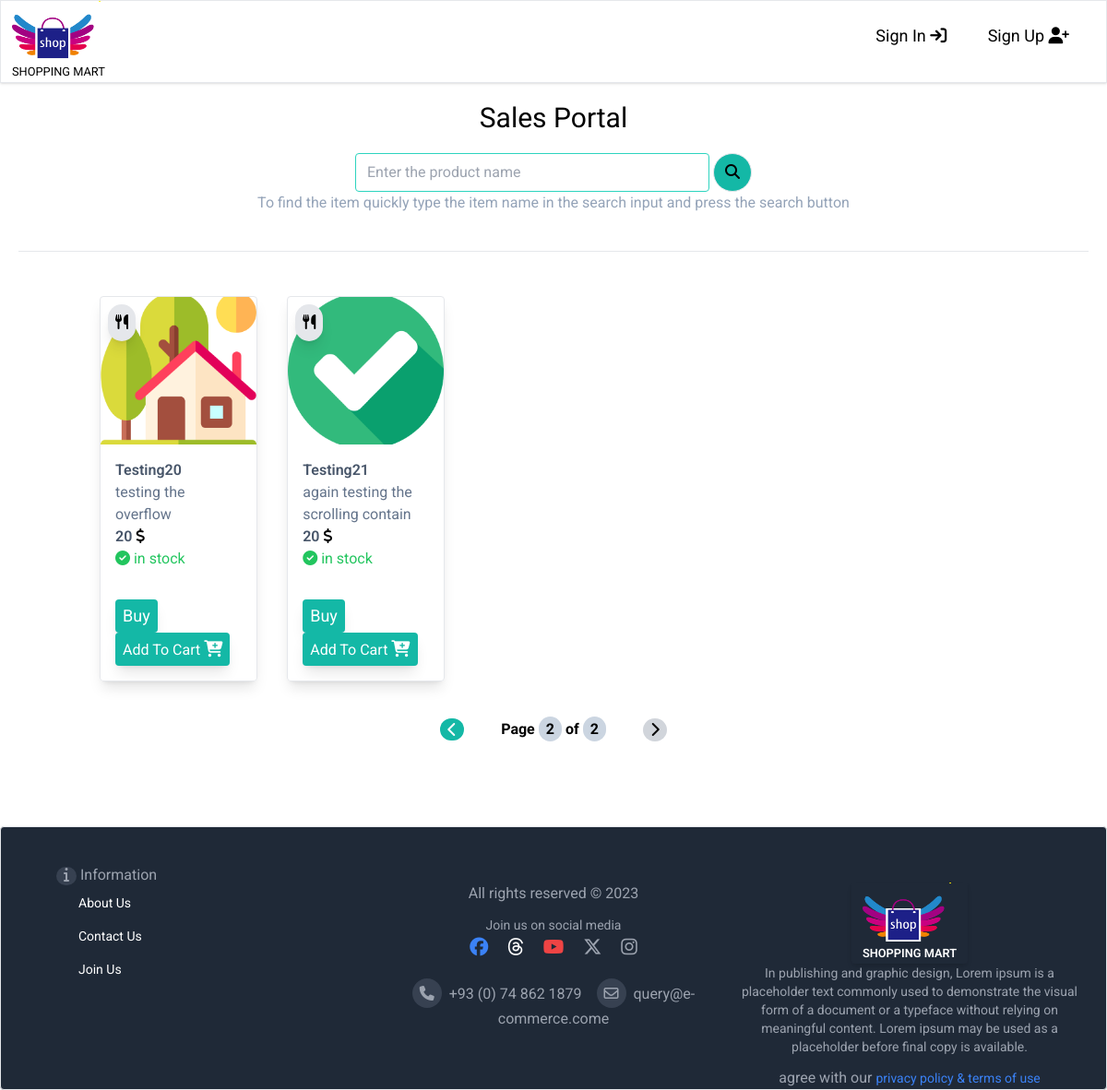
The app's page /store/sales/?page=2, older data.
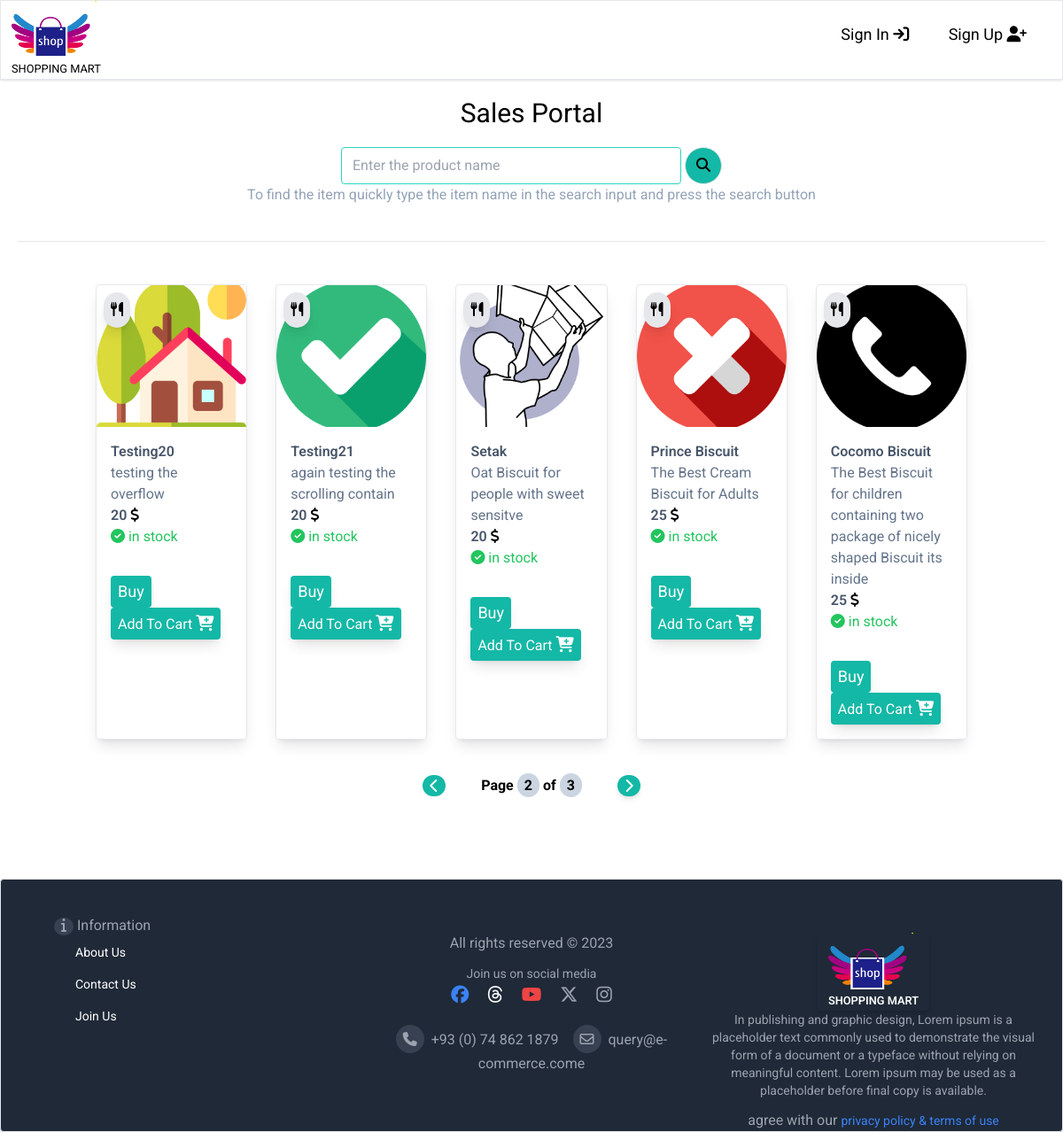
The same page, newer data.
### store/models.py (models this page shows, shortened)
class Product(models.Model):
    category = models.ForeignKey(Category, on_delete=models.CASCADE)
    name = models.CharField(max_length=100)
    description = models.CharField(max_length=200)
    price = models.IntegerField(default=0)
    bulk_price = models.IntegerField(default=0)
    quantity = models.IntegerField(default=0)
    rate = models.FloatField(default=0)
    mfd = models.DateField(null=True, blank=True)
    expd = models.DateField(null=True, blank=True)
    profit = models.IntegerField(default=0)
    stock = models.IntegerField(default=0)
    packet = models.IntegerField(default=0)
    image = models.ImageField(default='default.jpg', upload_to='item_images')

### store/views.py (the view)
# urls.py: path('sales/', views.sales, name='sales'),
def sales(request):
    product = Product.objects.select_related('category')
    p = Paginator(product, 5)
    page_number = request.GET.get('page')
    try:
        page_obj = p.get_page(page_number)
    except PageNotAnInteger:
        page_obj = p.page(1)
    except EmptyPage:
        page_obj = p.page(p.num_pages)
    context = {'page_obj':page_obj}
    return render(request, 'sales.html',context)

### store/templates/sales.html (shortened to what this page needs)
{% extends 'main/base.html' %}
{% load static %}
{% block content %}
<div class="sales">
    <div class="grid lg:grid-row-2 m-5">
        <div class="">
        <h1 class="text-3xl text-center">Sales Portal</h1>
        <div class="flex justify-center">
        <form action="{% url 'store:sale_search' %}" method="POST" class="mt-5">
            <input type="text" name="search" id="search" class="py-2 rounded border border-teal-400 w-96 focus:outline-none focus:border-cyan-500 px-3" placeholder="Enter the product name">
            <button type="submit" class="rounded-full border bg-teal-500 hover:bg-teal-700 hover:text-white px-3 py-2"><i class="fa-solid fa-magnifying-glass"></i></button>
        </form>
        </div>
        <p class="text-center text-slate-400 mb-10">To find the item quickly type the item name in the search input and press the search button</p>
    </div>
        <hr>
    <div class="px-20 py-10">
            <div class="grid lg:grid-cols-5 gap-4 sm:grid-cols-1 card_container" id="dataForm">
                {% for item in page_obj.object_list %}
                    <div class="rounded overflow-hidden shadow-lg border relative m-2 ">
                            <img src="{{item.image.url}}" class="h-40 w-full object-cover" alt="image">
                        <div class="card-body p-4">
                            <span class="font-semibold block text-slate-600 capitalize">{{item.name}}</span>
                            <span class="block text-slate-500">{{item.description}}</span>
                            <span class="font-semibold text-slate-600">{{item.price}}</span>&nbsp;<span><i class="fa-solid fa-dollar-sign"></i></span>
                            {% if item.stock > 0 %}
                                <span class="text-green-500 block"><i class="fa-solid fa-circle-check"></i>&nbsp;in stock</span>
                            {% else %}
                                <span class="text-red-500 block"><i class="fa-solid fa-triangle-exclamation"></i>&nbsp;currently out of stock</span>
                            {% endif %}
                        </div>
                        <div class="bg-gray-200 p-2 rounded-full absolute top-0 shadow-lg z-20 m-2">
                            {% if item.category.name == "clothing" %}
                            <i class="fa-solid fa-shirt"></i>
                            {% elif item.category.name == "footwear" %}
                            <i class="fa-solid fa-shoe-prints"></i>
                            {% elif item.category.name == "food materials" %}
                            <i class="fa-solid fa-utensils"></i>
                            {% endif %}
                        </div>
                        <div class="p-4" >
                            {% if item.stock < 0 %}
                                <button type="button" disabled class="rounded shadow-lg bg-teal-400 text-white py-1 px-2 text-lg shadow">Buy</button>
                                <button type="button" disabled class="rounded shadow-lg bg-teal-400 text-white py-1 px-2 shadow">
                                    <i class="fa-solid fa-cart-plus text-lg"></i>
                                </button>
                            {% elif item.stock > 0 %}
                                <button class="rounded shadow-lg bg-teal-500 text-white py-1 px-2 text-lg shadow">Buy</button>
                                <button data-cart-item-id="{{item.id}}" class="add_to_cart_btn rounded shadow-lg bg-teal-500 text-white py-1 px-2 shadow">
                                    Add To Cart&nbsp;<i class="fa-solid fa-cart-plus text-lg"></i>
                                </button>
                            {% endif %}
                        </div>
                    </div>
                {% endfor %}
            </div>
            <div class="flex justify-center my-5 py-3">
                {% if page_obj.has_previous %}
                    <a href="?page={{page_obj.previous_page_number}}" class="relative tooltip">
                        <i class="fa-solid fa-chevron-left rounded-full hover:text-white text-white px-2 py-1 bg-teal-500 hover:bg-teal-600 hover:shadow-md"></i>
                    </a>
                {% else %}
                    <i class="fa-solid fa-chevron-left rounded-full text-black px-2 py-1 bg-gray-300"></i>
                {% endif %}
                <span class="font-bold mx-10">Page
                    <span class="bg-slate-300 text-dark rounded-full px-2 py-1">{{page_obj.number}}</span> of
                    <span class="bg-slate-300 text-dark rounded-full px-2 py-1">{{page_obj.paginator.num_pages}}</span>
                </span>
                {% if page_obj.has_next %}
                    <a href="?page={{page_obj.next_page_number}}" class="tooltip relative">
                        <i class="fa-solid fa-chevron-right rounded-full hover:text-white text-white px-2 py-1 bg-teal-500 hover:bg-teal-600 shadow-md hover:shadow-lg"></i>
                    </a>
                {% else %}
                    <i class="fa-solid fa-chevron-right rounded-full text-black px-2 py-1 bg-gray-300"></i>
                {% endif %}
            </div>
    </div>
</div>
{% endblock content %}

### store/templates/main/base.html (shortened to what this page needs)
{% load static %}
<!doctype html>
<html>
<head>
    <link rel="stylesheet" href="https://cdnjs.cloudflare.com/ajax/libs/font-awesome/6.4.2/css/all.min.css"
 />
    <link rel="stylesheet" href="{% static 'css/style.css' %}">
    <script src="https://cdn.tailwindcss.com"></script>
</head>
<body>
    {% include 'includes/navbar.html' %}
    {% block content %}
    {% endblock content %}
    {% include 'includes/footer.html' %}
</body>
</html>

### store/templates/includes/navbar.html (shortened to what this page needs)
{% load static %}
<div class="nav border shadow">
    <div class="grid grid-cols-2">
        <div class="">
            <a href="{% url 'home' %}">
                <img src="{% static 'image/logo.png' %}" class=" mx-3 w-24 h-16" alt="">
                <small class="mx-3">SHOPPING MART</small>
            </a>
        </div>
        <div class="lg:block sm:hidden pt-6 text-lg text-end me-5">
            {% if user.is_authenticated %}
                <a class="mx-5 inline-block hover:font-bold cursor-pointer relative px-4" href="{% url 'store:cart_item' %}">
                    <div class="t-0 absolute right-0">
                        <p class="flex h-2 w-2 items-center justify-center rounded-full bg-red-500 p-2 text-xs text-white" id="item_count">
                        </p>
                    </div>
                    <svg xmlns="http://www.w3.org/2000/svg" fill="none" viewBox="0 0 24 24" stroke-width="1.5" stroke="currentColor"
                        class="mt-3 w-8 h-8">
                        <path stroke-linecap="round" stroke-linejoin="round"
                            d="M15.75 10.5V6a3.75 3.75 0 10-7.5 0v4.5m11.356-1.993l1.263 12c.07.665-.45 1.243-1.119 1.243H4.25a1.125 1.125 0 01-1.12-1.243l1.264-12A1.125 1.125 0 015.513 7.5h12.974c.576 0 1.059.435 1.119 1.007zM8.625 10.5a.375.375 0 11-.75 0 .375.375 0 01.75 0zm7.5 0a.375.375 0 11-.75 0 .375.375 0 01.75 0z" />
                    </svg>
                </a>
                <a href="{% url 'store:purchase' %}" class="mx-5 inline-block hover:font-bold cursor-pointer"><i class="fa-solid fa-cart-plus"></i>&nbsp;Purchase</a>
                <a class="mx-5 inline-block hover:font-bold cursor-pointer" href="{% url 'store:sales' %}"><i class="fa-solid fa-cart-shopping"></i>&nbsp;Sales</a>
                <a class="mx-5 inline-block hover:font-bold cursor-pointer" href="{% url 'store:product' %}"><i class="fa-solid fa-box-open"></i>&nbsp;Products</a>
                <a class="mx-5 inline-block hover:font-bold cursor-pointer" href="{% url 'store:stock' %}"><i class="fa-solid fa-layer-group"></i>&nbsp;Manage Stock</a>
                <a class="mx-5 inline-block hover:font-bold cursor-pointer" href="{% url 'store:signout' %}"><i class="fa-solid fa-user-minus"></i>&nbsp;Logout</a>
            {% else %}
                <a class="inline-block mx-5 hover:font-bold cursor-pointer" href="{% url 'store:signin' %}">Sign In&nbsp;<i class="fa-solid fa-arrow-right-to-bracket"></i></a>
                <a class="inline-block mx-5 hover:font-bold cursor-pointer" href="{% url 'store:signup' %}">Sign Up&nbsp;<i class="fa-solid fa-user-plus"></i></a>
            {% endif %}
        </div>
    </div>
</div>

### store/templates/includes/footer.html (shortened to what this page needs)
{% load static %}
<div class="footer m-0 rounded shadow pt-5 px-5 border bg-gray-800 text-white">
    <div class="grid grid-cols-3">
        <div class="menu px-10 py-5">
            <p class="text-gray-400"><i class="fa-solid fa-info bg-gray-700 rounded-full px-2 pb-1"></i>&nbsp;Information</p>
            <ul class="text-sm ms-6 ">
                <li class="py-2 cursor-pointer transition ease-in-out duration-500 hover:text-sky-500 hover:font-semibold">About Us</li>
                <li class="py-2 cursor-pointer transition ease-in-out duration-500 hover:text-sky-500 hover:font-semibold">Contact Us</li>
                <li class="py-2 cursor-pointer transition ease-in-out duration-500 hover:text-sky-500 hover:font-semibold">Join Us</li>
            </ul>
        </div>
        <div class="text-center py-10 text-gray-400">
            <p class="text-center">All rights reserved &copy; 2023</p>
            <p class="text-sm mt-3">Join us on social media</p>
            <div>
                <span class="text-xl mx-2 cursor-pointer tooltip relative" id="facebook">
                    <i class="fa-brands text-blue-500 fa-facebook"></i>
                </span>
                <span class="text-xl mx-2 cursor-pointer tooltip relative" id="threads">
                    <i class="fa-brands text-white fa-threads"></i></i>
                </span>
                <span class="text-xl mx-2 cursor-pointer relative tooltip" id="youtube">
                    <i class="fa-brands text-red-500 fa-youtube"></i>
                </span>
                <span class="text-xl mx-2 cursor-pointer relative tooltip" id="twitter">
                    <i class="fa-brands fa-x-twitter"></i>
                </span>
                <span class="text-xl mx-2 cursor-pointer relative tooltip" id="instagram">
                    <i class="fa-brands fa-instagram"></i>
                </span>
            </div>
            <div class="mt-5 mb-0">
                <span class="text-gray-400 me-3">
                    <i class="fa-solid fa-phone bg-gray-700 rounded-full p-2"></i>&nbsp;
                    +93 (0) 74 862 1879
                </span>
                <span class="text-gray-400">
                    <i class="fa-regular fa-envelope bg-gray-700 rounded-full p-2"></i>&nbsp;
                    query@e-commerce.come
                </span>
            </div>
        </div>
        <div class="">
            <div class="flex justify-center pt-10">
                <a href="{% url 'home' %}" class="inline-block shadow-md rounded">
                    <img src="{% static 'image/logo.png' %}" class="mx-3 w-24 h-16" alt="">
                    <small class="mx-3 font-semibold">SHOPPING MART</small>
                </a>
            </div>
            <div>
                <p class="text-sm text-gray-400 text-center">
                    In publishing and graphic design, Lorem ipsum is a placeholder text commonly used to demonstrate the visual form of
                    a
                    document or a typeface without relying on meaningful content. Lorem ipsum may be used as a placeholder before final
                    copy
                    is available.
                </p>
            </div>
            <div class="mt-3 text-gray-400 text-center">
                agree with our
                <a href="#" class="text-blue-500 text-sm">
                    privacy policy & terms of use
                </a>
            </div>
        </div>
    </div>
</div>

### store/static/css/style.css (style rules this page uses)
* { font-family: 'Nunito Sans', sans-serif; font-family: 'AR One Sans', sans-serif; font-family: 'Montserrat', sans-serif; font-family: 'Open Sans', sans-serif; font-family: 'Roboto', sans-serif; }

Row changes from the older to the newer data that the page shows:
added Product: image (picture), name "Setak", description "Oat Biscuit for people with sweet sensitve", price "20", stock 60 (drawn)
added Product: image (picture), name "Prince Biscuit", description "The Best Cream Biscuit for Adults", price "25", stock 30 (drawn)
added Product: image (picture), name "Cocomo Biscuit", description "The Best Biscuit for children containing two package of nicely shaped Biscuit its inside", price "25", stock 30 (drawn)
Text that changed along with them:
{{ page_obj.paginator.num_pages }}: "2" → "3"
